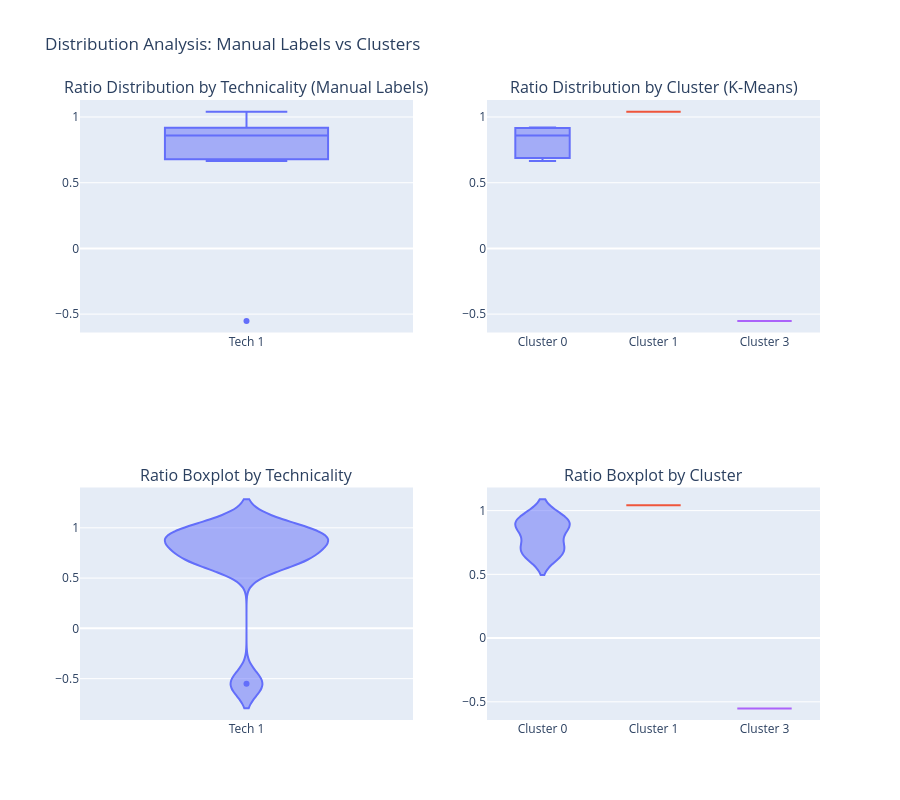
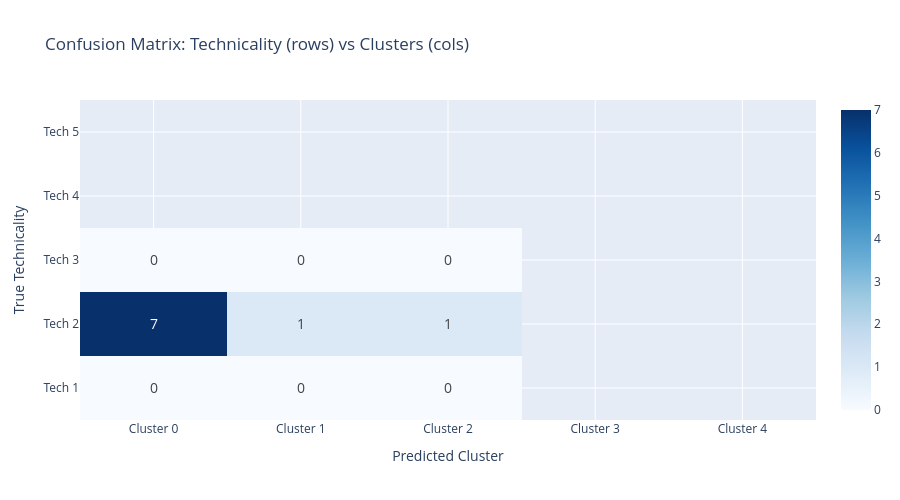
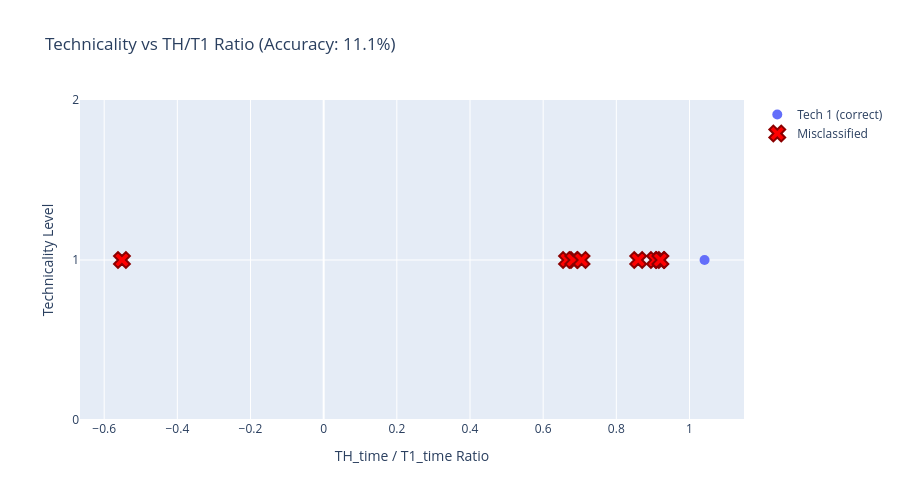

Notebook cell for these charts, in order:
### Code cell
import plotly.graph_objects as go
import plotly.express as px
from plotly.subplots import make_subplots
import numpy as np
import pandas as pd
from sklearn.metrics import confusion_matrix, adjusted_rand_score, normalized_mutual_info_score
import seaborn as sns
import matplotlib.pyplot as plt

# ============================================================================
# 1. DATA PREPARATION
# ============================================================================

# Merge labeled data
labeled_ids = segments_manually_labeled['segment_id'].values
Test_df_labeled = Test_df[Test_df['segment_id'].isin(labeled_ids)].copy()
tech_map = segments_manually_labeled.set_index('segment_id')['technicality']
Test_df_labeled['technicality'] = Test_df_labeled['segment_id'].map(tech_map)

# ============================================================================
# 2. DISTRIBUTION ANALYSIS
# ============================================================================

fig = make_subplots(
    rows=2, cols=2,
    subplot_titles=(
        'Ratio Distribution by Technicality (Manual Labels)',
        'Ratio Distribution by Cluster (K-Means)',
        'Ratio Boxplot by Technicality',
        'Ratio Boxplot by Cluster'
    ),
    specs=[[{'type': 'box'}, {'type': 'box'}],
           [{'type': 'box'}, {'type': 'box'}]]
)

colors = px.colors.qualitative.Plotly

# Plot 1: Distribution by Technicality
for tech in sorted(Test_df_labeled['technicality'].unique()):
    data = Test_df_labeled[Test_df_labeled['technicality'] == tech]['TH_time_T1_time_ratio']
    fig.add_trace(
        go.Box(y=data, name=f'Tech {int(tech)}', marker_color=colors[int(tech)-1]),
        row=1, col=1
    )

# Plot 2: Distribution by Cluster
for cluster in sorted(Test_df_labeled['cluster'].unique()):
    data = Test_df_labeled[Test_df_labeled['cluster'] == cluster]['TH_time_T1_time_ratio']
    fig.add_trace(
        go.Box(y=data, name=f'Cluster {cluster}', marker_color=colors[cluster]),
        row=1, col=2
    )

# Plot 3: Violin plot by Technicality
for tech in sorted(Test_df_labeled['technicality'].unique()):
    data = Test_df_labeled[Test_df_labeled['technicality'] == tech]['TH_time_T1_time_ratio']
    fig.add_trace(
        go.Violin(y=data, name=f'Tech {int(tech)}', marker_color=colors[int(tech)-1]),
        row=2, col=1
    )

# Plot 4: Violin plot by Cluster
for cluster in sorted(Test_df_labeled['cluster'].unique()):
    data = Test_df_labeled[Test_df_labeled['cluster'] == cluster]['TH_time_T1_time_ratio']
    fig.add_trace(
        go.Violin(y=data, name=f'Cluster {cluster}', marker_color=colors[cluster]),
        row=2, col=2
    )

fig.update_layout(height=800, showlegend=False, title_text="Distribution Analysis: Manual Labels vs Clusters")
fig.show()

# ============================================================================
# 3. CONFUSION MATRIX & MAPPING
# ============================================================================

# Create confusion matrix
conf_matrix = confusion_matrix(Test_df_labeled['technicality'], Test_df_labeled['cluster'])

# Find best mapping from clusters to technicality levels
from scipy.optimize import linear_sum_assignment
row_ind, col_ind = linear_sum_assignment(-conf_matrix)
cluster_to_tech = {col_ind[i]: row_ind[i] + 1 for i in range(len(col_ind))}

print("Best Cluster to Technicality Mapping:")
for cluster, tech in sorted(cluster_to_tech.items()):
    print(f"  Cluster {cluster} → Technicality {tech}")

# Apply mapping
Test_df_labeled['predicted_technicality'] = Test_df_labeled['cluster'].map(cluster_to_tech)

# Plot confusion matrix
fig = go.Figure(data=go.Heatmap(
    z=conf_matrix,
    x=[f'Cluster {i}' for i in range(5)],
    y=[f'Tech {i}' for i in range(1, 6)],
    colorscale='Blues',
    text=conf_matrix,
    texttemplate='%{text}',
    textfont={"size": 14}
))

fig.update_layout(
    title='Confusion Matrix: Technicality (rows) vs Clusters (cols)',
    xaxis_title='Predicted Cluster',
    yaxis_title='True Technicality',
    height=500
)
fig.show()

# ============================================================================
# 4. PERFORMANCE METRICS
# ============================================================================

# Calculate metrics
ari = adjusted_rand_score(Test_df_labeled['technicality'], Test_df_labeled['cluster'])
nmi = normalized_mutual_info_score(Test_df_labeled['technicality'], Test_df_labeled['cluster'])

# Accuracy after optimal mapping
accuracy = (Test_df_labeled['technicality'] == Test_df_labeled['predicted_technicality']).mean()

print("\n" + "="*60)
print("CLUSTERING PERFORMANCE METRICS")
print("="*60)
print(f"Adjusted Rand Index (ARI): {ari:.3f}")
print(f"  → Measures similarity between clusterings (1=perfect, 0=random)")
print(f"\nNormalized Mutual Information (NMI): {nmi:.3f}")
print(f"  → Measures information shared between clusterings (1=perfect)")
print(f"\nAccuracy (after optimal mapping): {accuracy:.1%}")
print(f"  → Percentage of correctly classified segments")
print("="*60)

# ============================================================================
# 5. DETAILED STATISTICS BY TECHNICALITY & CLUSTER
# ============================================================================

print("\n" + "="*60)
print("RATIO STATISTICS BY TECHNICALITY LEVEL")
print("="*60)
tech_stats = Test_df_labeled.groupby('technicality')['TH_time_T1_time_ratio'].agg([
    'count', 'mean', 'median', 'std', 'min', 'max'
]).round(3)
print(tech_stats)

print("\n" + "="*60)
print("RATIO STATISTICS BY CLUSTER")
print("="*60)
cluster_stats = Test_df_labeled.groupby('cluster')['TH_time_T1_time_ratio'].agg([
    'count', 'mean', 'median', 'std', 'min', 'max'
]).round(3)
print(cluster_stats)

# ============================================================================
# 6. SCATTER PLOT WITH ERRORS HIGHLIGHTED
# ============================================================================

fig = go.Figure()

# Plot correctly classified points
correct = Test_df_labeled[Test_df_labeled['technicality'] == Test_df_labeled['predicted_technicality']]
incorrect = Test_df_labeled[Test_df_labeled['technicality'] != Test_df_labeled['predicted_technicality']]

for tech in sorted(Test_df_labeled['technicality'].unique()):
    correct_tech = correct[correct['technicality'] == tech]
    fig.add_trace(go.Scatter(
        x=correct_tech['TH_time_T1_time_ratio'],
        y=[tech] * len(correct_tech),
        mode='markers',
        name=f'Tech {int(tech)} (correct)',
        marker=dict(size=10, color=colors[int(tech)-1], symbol='circle'),
        hovertemplate=
            "<b>Segment:</b> %{customdata[0]}<br>" +
            "<b>True Tech:</b> " + str(int(tech)) + "<br>" +
            "<b>Cluster:</b> %{customdata[1]}<br>" +
            "<b>Ratio:</b> %{x:.3f}<extra></extra>",
        customdata=np.stack((correct_tech['segment_id'], correct_tech['cluster']), axis=-1)
    ))

# Highlight misclassified points
fig.add_trace(go.Scatter(
    x=incorrect['TH_time_T1_time_ratio'],
    y=incorrect['technicality'],
    mode='markers',
    name='Misclassified',
    marker=dict(
        size=14, 
        color='red', 
        symbol='x',
        line=dict(width=2, color='darkred')
    ),
    hovertemplate=
        "<b>Segment:</b> %{customdata[0]}<br>" +
        "<b>True Tech:</b> %{y}<br>" +
        "<b>Predicted Tech:</b> %{customdata[1]}<br>" +
        "<b>Cluster:</b> %{customdata[2]}<br>" +
        "<b>Ratio:</b> %{x:.3f}<extra></extra>",
    customdata=np.stack((
        incorrect['segment_id'], 
        incorrect['predicted_technicality'],
        incorrect['cluster']
    ), axis=-1)
))

fig.update_layout(
    title=f'Technicality vs TH/T1 Ratio (Accuracy: {accuracy:.1%})',
    xaxis_title='TH_time / T1_time Ratio',
    yaxis_title='Technicality Level',
    yaxis=dict(tickmode='linear', tick0=1, dtick=1),
    height=500,
    hovermode='closest'
)
fig.show()

# ============================================================================
# 7. ANALYZE MISCLASSIFICATIONS
# ============================================================================

if len(incorrect) > 0:
    print("\n" + "="*60)
    print(f"MISCLASSIFIED SEGMENTS ({len(incorrect)} total)")
    print("="*60)
    print(incorrect[['segment_id', 'technicality', 'predicted_technicality', 
                     'cluster', 'TH_time_T1_time_ratio']].sort_values('technicality'))

### Figure 1 — Plotly figure (JSON) as saved in the notebook; plotly's stock layout.template omitted (floating-point values rounded to 4 significant figures)
{"data": [{"marker": {"color": "#636EFA"}, "name": "Tech 1", "type": "box", "xaxis": "x", "y": [1.041, 0.919, 0.6653, 0.9054, 0.6823, 0.9204, -0.5514, 0.7049, 0.8598], "yaxis": "y"}, {"marker": {"color": "#636EFA"}, "name": "Cluster 0", "type": "box", "xaxis": "x2", "y": [0.919, 0.6653, 0.9054, 0.6823, 0.9204, 0.7049, 0.8598], "yaxis": "y2"}, {"marker": {"color": "#EF553B"}, "name": "Cluster 1", "type": "box", "xaxis": "x2", "y": [1.041], "yaxis": "y2"}, {"marker": {"color": "#AB63FA"}, "name": "Cluster 3", "type": "box", "xaxis": "x2", "y": [-0.5514], "yaxis": "y2"}, {"marker": {"color": "#636EFA"}, "name": "Tech 1", "type": "violin", "xaxis": "x3", "y": [1.041, 0.919, 0.6653, 0.9054, 0.6823, 0.9204, -0.5514, 0.7049, 0.8598], "yaxis": "y3"}, {"marker": {"color": "#636EFA"}, "name": "Cluster 0", "type": "violin", "xaxis": "x4", "y": [0.919, 0.6653, 0.9054, 0.6823, 0.9204, 0.7049, 0.8598], "yaxis": "y4"}, {"marker": {"color": "#EF553B"}, "name": "Cluster 1", "type": "violin", "xaxis": "x4", "y": [1.041], "yaxis": "y4"}, {"marker": {"color": "#AB63FA"}, "name": "Cluster 3", "type": "violin", "xaxis": "x4", "y": [-0.5514], "yaxis": "y4"}], "layout": {"annotations": [{"font": {"size": 16}, "showarrow": false, "text": "Ratio Distribution by Technicality (Manual Labels)", "x": 0.225, "xanchor": "center", "xref": "paper", "y": 1, "yanchor": "bottom", "yref": "paper"}, {"font": {"size": 16}, "showarrow": false, "text": "Ratio Distribution by Cluster (K-Means)", "x": 0.775, "xanchor": "center", "xref": "paper", "y": 1, "yanchor": "bottom", "yref": "paper"}, {"font": {"size": 16}, "showarrow": false, "text": "Ratio Boxplot by Technicality", "x": 0.225, "xanchor": "center", "xref": "paper", "y": 0.375, "yanchor": "bottom", "yref": "paper"}, {"font": {"size": 16}, "showarrow": false, "text": "Ratio Boxplot by Cluster", "x": 0.775, "xanchor": "center", "xref": "paper", "y": 0.375, "yanchor": "bottom", "yref": "paper"}], "height": 800, "showlegend": false, "title": {"text": "Distribution Analysis: Manual Labels vs Clusters"}, "xaxis": {"anchor": "y", "domain": [0, 0.45]}, "xaxis2": {"anchor": "y2", "domain": [0.55, 1]}, "xaxis3": {"anchor": "y3", "domain": [0, 0.45]}, "xaxis4": {"anchor": "y4", "domain": [0.55, 1]}, "yaxis": {"anchor": "x", "domain": [0.625, 1]}, "yaxis2": {"anchor": "x2", "domain": [0.625, 1]}, "yaxis3": {"anchor": "x3", "domain": [0, 0.375]}, "yaxis4": {"anchor": "x4", "domain": [0, 0.375]}}}

### Figure 2 — Plotly figure (JSON) as saved in the notebook; plotly's stock layout.template omitted (floating-point values rounded to 4 significant figures)
{"data": [{"colorscale": [[0, "rgb(247,251,255)"], [0.125, "rgb(222,235,247)"], [0.25, "rgb(198,219,239)"], [0.375, "rgb(158,202,225)"], [0.5, "rgb(107,174,214)"], [0.625, "rgb(66,146,198)"], [0.75, "rgb(33,113,181)"], [0.875, "rgb(8,81,156)"], [1, "rgb(8,48,107)"]], "text": [[0, 0, 0], [7, 1, 1], [0, 0, 0]], "textfont": {"size": 14}, "texttemplate": "%{text}", "type": "heatmap", "x": ["Cluster 0", "Cluster 1", "Cluster 2", "Cluster 3", "Cluster 4"], "y": ["Tech 1", "Tech 2", "Tech 3", "Tech 4", "Tech 5"], "z": [[0, 0, 0], [7, 1, 1], [0, 0, 0]]}], "layout": {"height": 500, "title": {"text": "Confusion Matrix: Technicality (rows) vs Clusters (cols)"}, "xaxis": {"title": {"text": "Predicted Cluster"}}, "yaxis": {"title": {"text": "True Technicality"}}}}

### Figure 3 — Plotly figure (JSON) as saved in the notebook; plotly's stock layout.template omitted (floating-point values rounded to 4 significant figures)
{"data": [{"customdata": [[15437615, 1]], "hovertemplate": "<b>Segment:</b> %{customdata[0]}<br><b>True Tech:</b> 1<br><b>Cluster:</b> %{customdata[1]}<br><b>Ratio:</b> %{x:.3f}<extra></extra>", "marker": {"color": "#636EFA", "size": 10, "symbol": "circle"}, "mode": "markers", "name": "Tech 1 (correct)", "type": "scatter", "x": [1.041], "y": [1]}, {"customdata": [[26050000.0, 2.0, 0.0], [18040000.0, 2.0, 0.0], [14060000.0, 2.0, 0.0], [3896000.0, 2.0, 0.0], [8151000.0, 2.0, 0.0], [21030000.0, NaN, 3.0], [12390000.0, 2.0, 0.0], [10730000.0, 2.0, 0.0]], "hovertemplate": "<b>Segment:</b> %{customdata[0]}<br><b>True Tech:</b> %{y}<br><b>Predicted Tech:</b> %{customdata[1]}<br><b>Cluster:</b> %{customdata[2]}<br><b>Ratio:</b> %{x:.3f}<extra></extra>", "marker": {"color": "red", "line": {"color": "darkred", "width": 2}, "size": 14, "symbol": "x"}, "mode": "markers", "name": "Misclassified", "type": "scatter", "x": [0.919, 0.6653, 0.9054, 0.6823, 0.9204, -0.5514, 0.7049, 0.8598], "y": [1, 1, 1, 1, 1, 1, 1, 1]}], "layout": {"height": 500, "hovermode": "closest", "title": {"text": "Technicality vs TH/T1 Ratio (Accuracy: 11.1%)"}, "xaxis": {"title": {"text": "TH_time / T1_time Ratio"}}, "yaxis": {"dtick": 1, "tick0": 1, "tickmode": "linear", "title": {"text": "Technicality Level"}}}}
